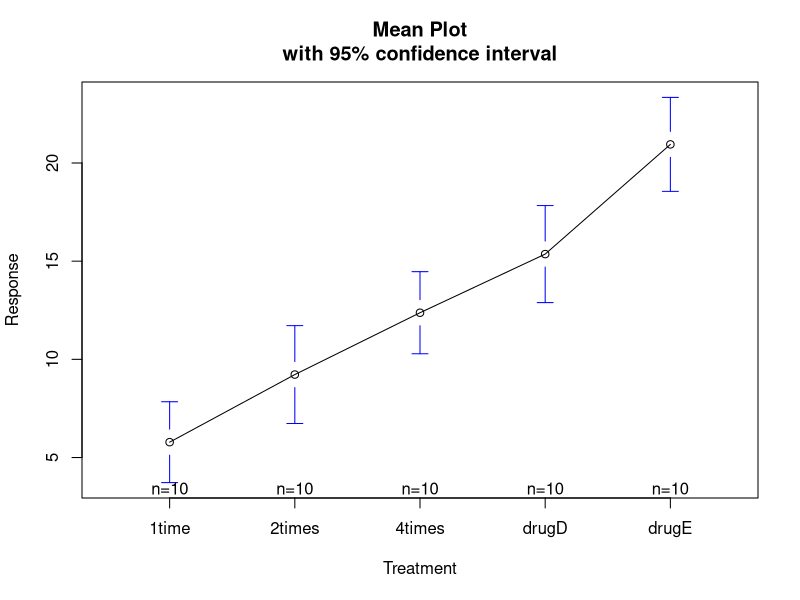
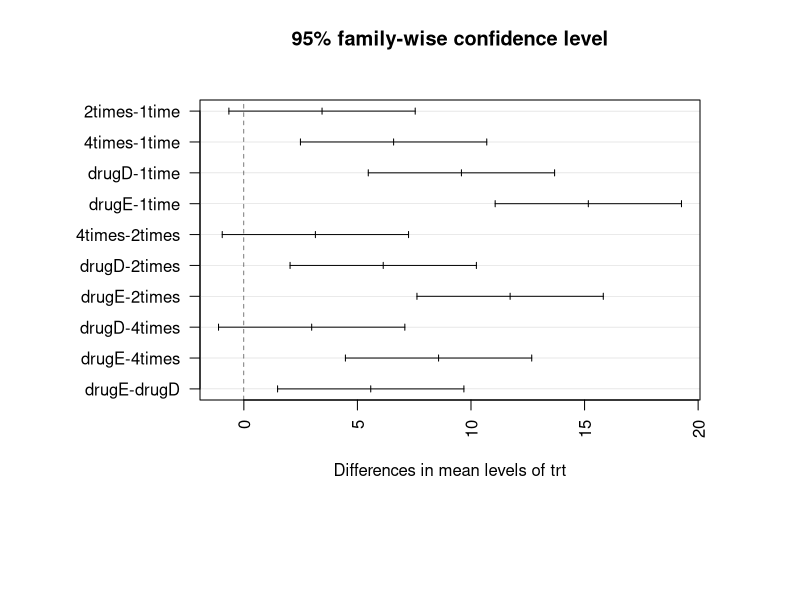
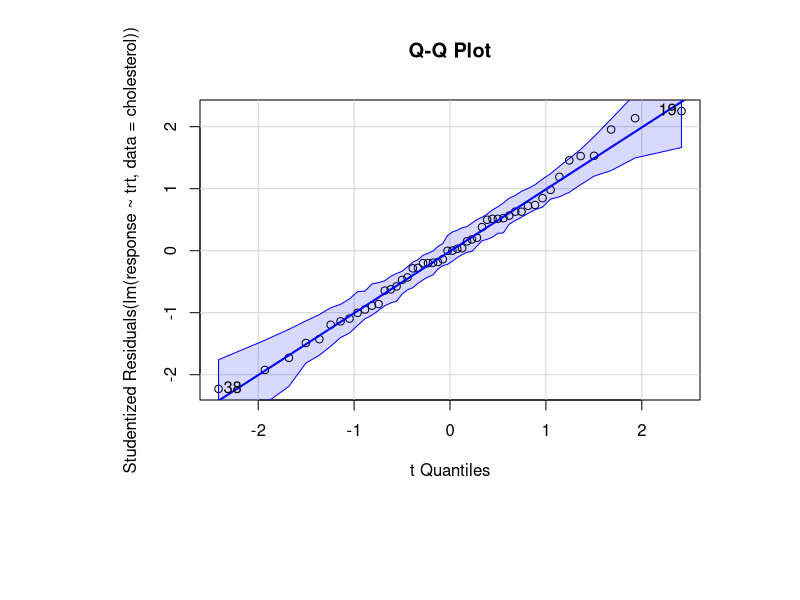

These figures' R source, in order:
install.packages('multcomp')
library(multcomp)
str(cholesterol)
attach(cholesterol)
aov_model <- aov(response ~ trt)
summary(aov_model)
#p value less than 0.001 proves that the 5 treatments aren't all equally effective
detach(cholesterol)

install.packages('gplots')
library(gplots)
attach(cholesterol)
plotmeans(response ~ trt, xlab = "Treatment",
         ylab = "Response",
         main = "Mean Plot\nwith 95% confidence interval")

# Let's examine the output from the TukeyHSD() function for pairwise differences
# between group means. 
TukeyHSD(aov_model)
# The mean cholesterol reductions for 1 time and 2 times aren't significantlf difference from one acnother (P = 0.138)
# whereas the difference between 1 time and 4 times is signiicantly different (P<0.0001).
par(mar=c(10,10,5,5))
plot(TukeyHSD(aov_model), las = 2)

library(car)
qqPlot(lm(response ~ trt, data = cholesterol), simulate = TRUE,
     main = "Q-Q Plot", labels = FALSE)
# dotted line = 95% confidence boundary, suggesting that the normality 
# assumption hs been met. 

# Anova assumps that variances are equal accross groups or samples 
# The Bartlet test can verify this assumption.
bartlett.test(response ~ trt, data = cholesterol)

#anova is sensitive to outliers
outlierTest(aov_model)
